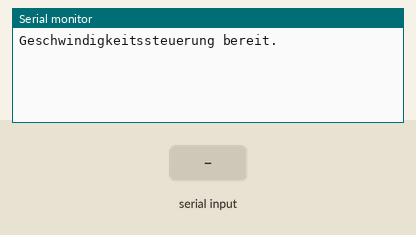
Recording of a sketch running on a simulated Arduino Uno, built with avr-gcc and run on an emulated ATmega328P. Parts: the last lines printed to the serial monitor. The test bench sets the inputs (shaded band).

Above: at 1.2 s.
1.3 s: "90,45\n" received over Serial
At 1.8 s:
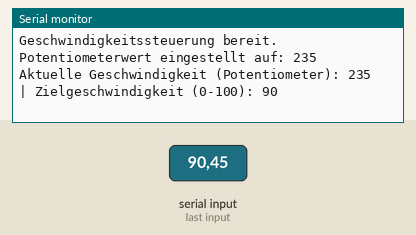
2.8 s: "30,150\n" received over Serial
At 4.2 s:
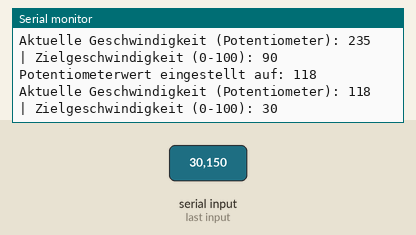

Measured:
- after the input at 1.3 s, the serial monitor: prints a new line at once (image 1)
- after the input at 2.8 s, the serial monitor: prints a new line at once (image 2)

The sketch:

arduino_geschwindigkeit_skaliert.ino
```cpp
#include <SPI.h>

const int CS_PIN = 10;   // Chip-Select-Pin für den MCP41X1
int previousValue = -1;  // Speichert den letzten eingestellten Wert

void setup() {
  Serial.begin(9600);       // Startet die serielle Kommunikation
  SPI.begin();              // Initialisiert SPI
  pinMode(CS_PIN, OUTPUT);
  digitalWrite(CS_PIN, HIGH);  // CS auf HIGH, wenn nicht aktiv
  Serial.println("Geschwindigkeitssteuerung bereit.");
}

void loop() {
  if (Serial.available() > 0) {
    String input = Serial.readStringUntil('\n');
    int rawValue = validateInput(input.toInt());

    // Skalierung von 0-100 auf 60-255
    int scaledValue = map(rawValue, 0, 100, 60, 255);
    if (scaledValue != previousValue) {      // Prüft, ob der neue Wert sich vom alten unterscheidet
      setPotentiometer(scaledValue);         // Setzt direkt ohne Verzögerung
      previousValue = scaledValue;           // Aktualisiert den letzten Wert
      sendFeedbackToRL(previousValue, rawValue);
    }
  }
}

// Funktion zur Validierung der Eingabe (0 bis 100)
int validateInput(int value) {
  if (value < 0) return 0;
  if (value > 100) return 100;
  return value;
}

// Funktion zum Einstellen des Potentiometerwerts über SPI
void setPotentiometer(byte value) {
  SPI.beginTransaction(SPISettings(2000000, MSBFIRST, SPI_MODE0));  // Setzt SPI Geschwindigkeit auf 2 MHz
  digitalWrite(CS_PIN, LOW);             // CS aktivieren
  SPI.transfer(0);                       // Steuerbefehl senden
  SPI.transfer(value);                   // Übermittelt den gewünschten Widerstandswert
  digitalWrite(CS_PIN, HIGH);            // CS deaktivieren
  SPI.endTransaction();

  // Ausgabe zur Kontrolle
  Serial.print("Potentiometerwert eingestellt auf: ");
  Serial.println(value);
}

// Funktion zur Rückmeldung für das RL-Modell
void sendFeedbackToRL(int currentSpeed, int targetSpeed) {
  Serial.print("Aktuelle Geschwindigkeit (Potentiometer): ");
  Serial.print(currentSpeed);
  Serial.print(" | Zielgeschwindigkeit (0-100): ");
  Serial.println(targetSpeed);
}
```
